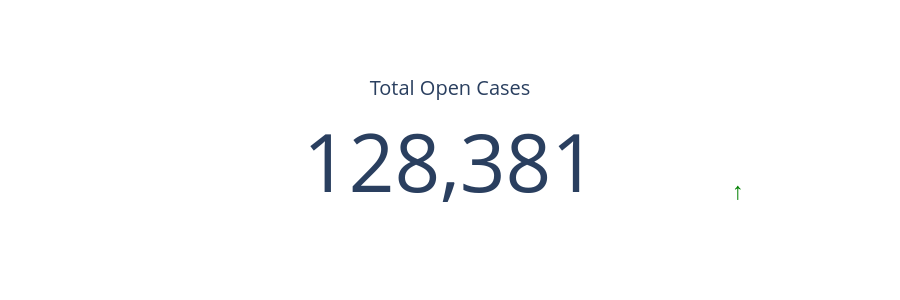
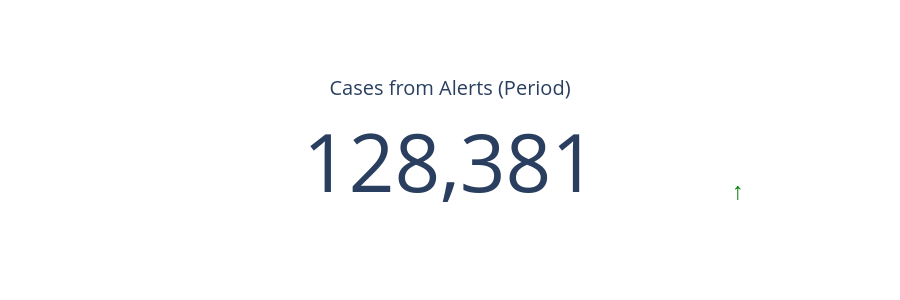
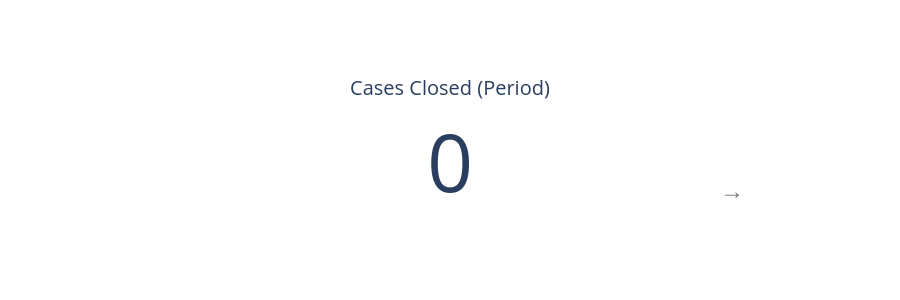
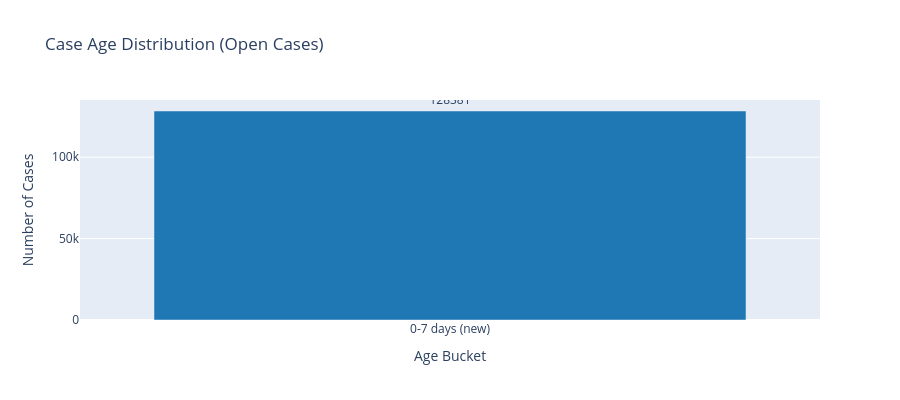

Notebook cell for these charts, in order:
### Markdown cell above
## 8. Visualize Metrics with Trend Indicators
Create interactive visualizations for all KPIs with current values and trend indicators.

### Code cell
import plotly.graph_objects as go
from plotly.subplots import make_subplots

def create_kpi_card(title, current_value, previous_value, unit="", format_str=",.0f"):
    """Create a KPI card visualization with trend indicator"""
    trend = get_trend_indicator(current_value, previous_value)
    trend_color = "green" if trend == "↑" else ("red" if trend == "↓" else "gray")
    
    fig = go.Figure(go.Indicator(
        mode="number",
        value=current_value,
        title={"text": title},
        number={"suffix": unit, "valueformat": format_str},
        domain={"x": [0, 1], "y": [0, 1]},
        gauge={"axis": {"visible": False}},
    ))
    
    fig.add_annotation(
        text=f"<b>{trend}</b>",
        x=0.9, y=0.1,
        showarrow=False,
        font={"size": 24, "color": trend_color}
    )
    
    fig.update_layout(height=300, font={"size": 16})
    return fig

# Create KPI visualizations
print("\n" + "="*80)
print("KPI VISUALIZATIONS")
print("="*80)

# Row 1: Case Inventory KPIs
fig_open_cases = create_kpi_card(
    "Total Open Cases",
    metrics['current']['total_open_cases'],
    0  # No previous period baseline
)
fig_open_cases.show()

fig_inflow = create_kpi_card(
    "Cases from Alerts (Period)",
    metrics['current']['cases_from_alerts'],
    metrics['previous']['cases_from_alerts']
)
fig_inflow.show()

fig_outflow = create_kpi_card(
    "Cases Closed (Period)",
    metrics['current']['cases_closed'],
    metrics['previous']['cases_closed']
)
fig_outflow.show()

# Case Age Distribution Histogram
fig_age = go.Figure()
age_data = timeliness_metrics['age_distribution']
fig_age.add_trace(go.Bar(
    x=age_data['age_bucket'],
    y=age_data['count'],
    marker={"color": ["#1f77b4", "#ff7f0e", "#2ca02c", "#d62728", "#9467bd"]},
    text=age_data['count'],
    textposition='outside'
))
fig_age.update_layout(
    title="Case Age Distribution (Open Cases)",
    xaxis_title="Age Bucket",
    yaxis_title="Number of Cases",
    height=400,
    showlegend=False
)
fig_age.show()

# Cases by Status Distribution
fig_status = go.Figure()
status_data = status_metrics['cases_by_status'].head(8)
fig_status.add_trace(go.Bar(
    x=status_data['status'],
    y=status_data['count'],
    marker={"color": status_data['count'], "colorscale": "Viridis"},
    text=status_data['count'],
    textposition='outside'
))
fig_status.update_layout(
    title="Cases by Workflow Status",
    xaxis_title="Status",
    yaxis_title="Count",
    height=400,
    showlegend=False
)
fig_status.update_xaxes(tickangle=-45)
fig_status.show()

# Disposition Distribution Pie Chart
fig_disposition = go.Figure()
disposition_data = status_metrics['disposition_distribution']
fig_disposition.add_trace(go.Pie(
    labels=disposition_data['Disposition'],
    values=disposition_data['Count'],
    textposition='inside',
    textinfo='label+percent'
))
fig_disposition.update_layout(
    title="Closed Cases by Disposition",
    height=400
)
fig_disposition.show()

print("\n✓ Visualizations created successfully!")

### Figure 1 — Plotly figure (JSON) as saved in the notebook; plotly's stock layout.template omitted (floating-point values rounded to 4 significant figures)
{"data": [{"domain": {"x": [0, 1], "y": [0, 1]}, "gauge": {"axis": {"visible": false}}, "mode": "number", "number": {"suffix": "", "valueformat": ",.0f"}, "title": {"text": "Total Open Cases"}, "type": "indicator", "value": 128381}], "layout": {"annotations": [{"font": {"color": "green", "size": 24}, "showarrow": false, "text": "<b>↑</b>", "x": 0.9, "y": 0.1}], "font": {"size": 16}, "height": 300}}

### Figure 2 — Plotly figure (JSON) as saved in the notebook; plotly's stock layout.template omitted (floating-point values rounded to 4 significant figures)
{"data": [{"domain": {"x": [0, 1], "y": [0, 1]}, "gauge": {"axis": {"visible": false}}, "mode": "number", "number": {"suffix": "", "valueformat": ",.0f"}, "title": {"text": "Cases from Alerts (Period)"}, "type": "indicator", "value": 128381}], "layout": {"annotations": [{"font": {"color": "green", "size": 24}, "showarrow": false, "text": "<b>↑</b>", "x": 0.9, "y": 0.1}], "font": {"size": 16}, "height": 300}}

### Figure 3 — Plotly figure (JSON) as saved in the notebook; plotly's stock layout.template omitted (floating-point values rounded to 4 significant figures)
{"data": [{"domain": {"x": [0, 1], "y": [0, 1]}, "gauge": {"axis": {"visible": false}}, "mode": "number", "number": {"suffix": "", "valueformat": ",.0f"}, "title": {"text": "Cases Closed (Period)"}, "type": "indicator", "value": 0}], "layout": {"annotations": [{"font": {"color": "gray", "size": 24}, "showarrow": false, "text": "<b>→</b>", "x": 0.9, "y": 0.1}], "font": {"size": 16}, "height": 300}}

### Figure 4 — Plotly figure (JSON) as saved in the notebook; plotly's stock layout.template omitted (floating-point values rounded to 4 significant figures)
{"data": [{"marker": {"color": ["#1f77b4", "#ff7f0e", "#2ca02c", "#d62728", "#9467bd"]}, "text": [128400.0], "textposition": "outside", "type": "bar", "x": ["0-7 days (new)"], "y": [128381]}], "layout": {"height": 400, "showlegend": false, "title": {"text": "Case Age Distribution (Open Cases)"}, "xaxis": {"title": {"text": "Age Bucket"}}, "yaxis": {"title": {"text": "Number of Cases"}}}}
